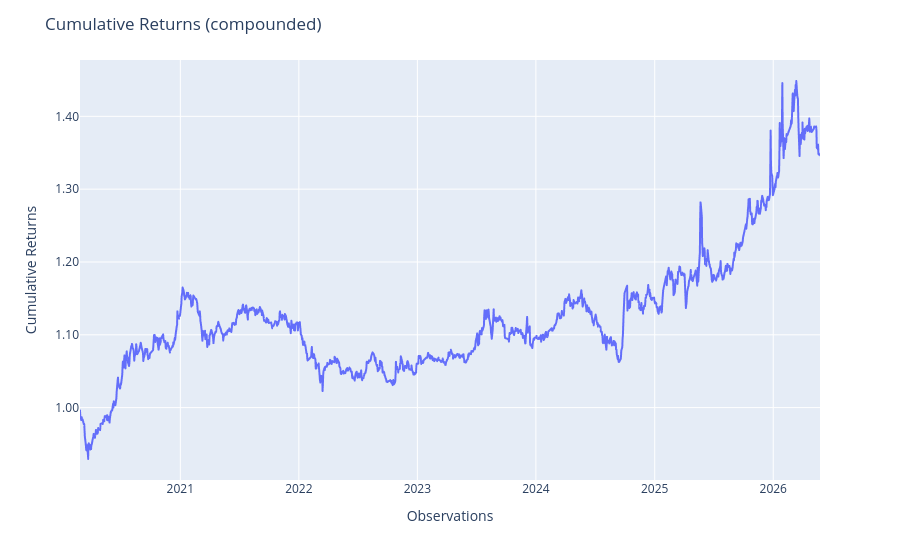

The notebook cell this image was saved under:
### Code cell
oos_mpt = MultiPeriodPortfolio([fold['test'] for fold in fold_results],compounded=True)
oos_mpt.plot_cumulative_returns()

### Figure 1 — Plotly figure (JSON) as saved in the notebook; plotly's stock layout.template omitted (floating-point values rounded to 4 significant figures; data arrays with more than 128 entries replaced by an {"elided": "..."} marker saying what was removed)
{"data": [{"hovertemplate": "variable=cumulative_returns<br>index=%{x}<br>value=%{y}<extra></extra>", "legendgroup": "cumulative_returns", "line": {"color": "#636efa", "dash": "solid"}, "marker": {"symbol": "circle"}, "mode": "lines", "name": "cumulative_returns", "showlegend": true, "type": "scattergl", "x": {"elided": "1512 str values"}, "xaxis": "x", "y": {"elided": "1512 float values"}, "yaxis": "y"}], "layout": {"legend": {"title": {"text": "variable"}, "tracegroupgap": 0}, "margin": {"t": 60}, "showlegend": false, "title": {"text": "Cumulative Returns (compounded)"}, "xaxis": {"anchor": "y", "domain": [0, 1], "title": {"text": "Observations"}}, "yaxis": {"anchor": "x", "domain": [0, 1], "tickformat": ".2f", "title": {"text": "Cumulative Returns"}}}}
